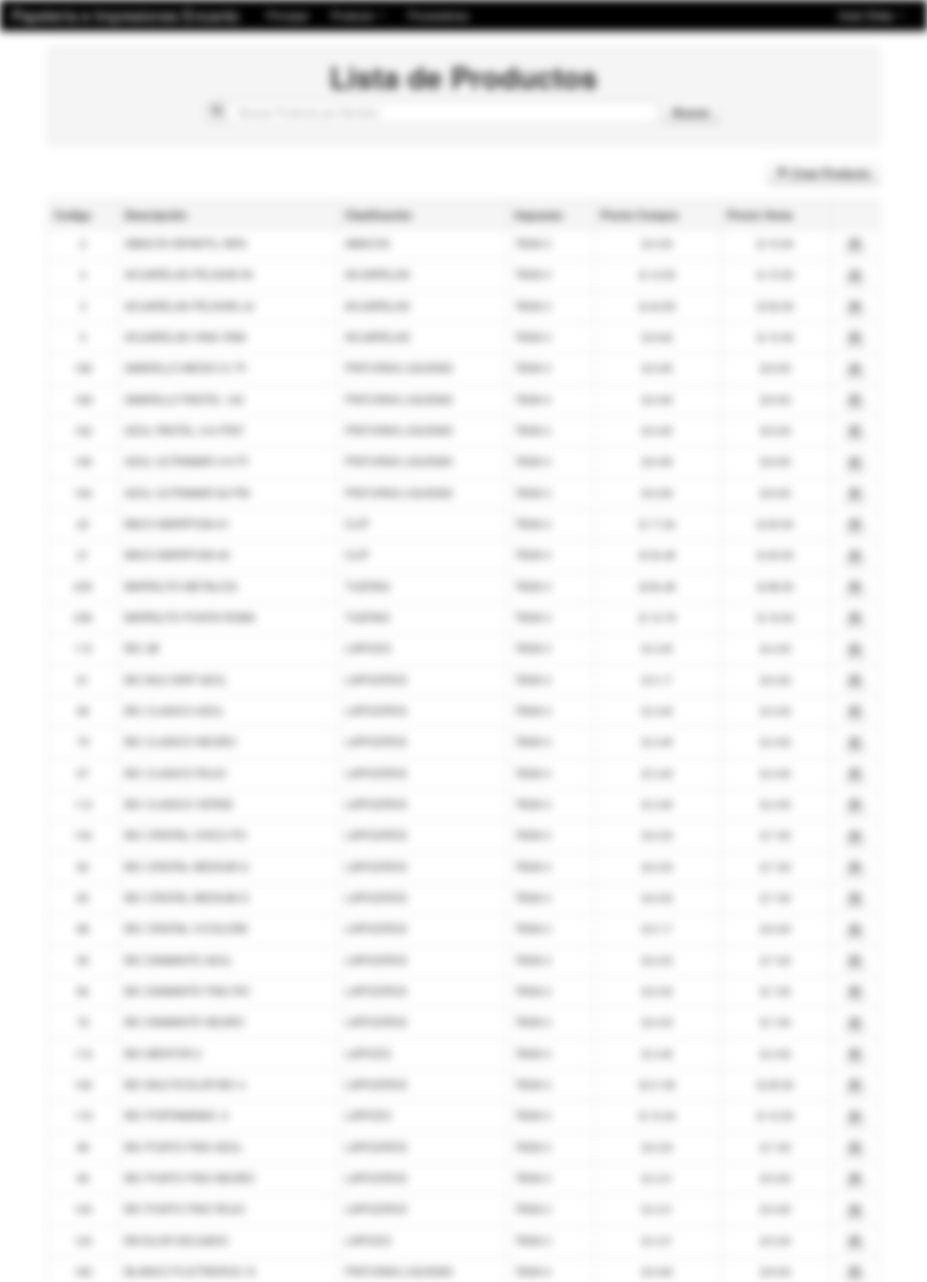
Page /Modulos/Producto/listado_producto.php (signed in, upper part) on the committed database.
### tables this page shows
CREATE TABLE IF NOT EXISTS `articulo` (
`codigo` int(11) NOT NULL,
  `nombre` varchar(20) NOT NULL,
  `departamento_idDepartamento` int(11) NOT NULL,
  `unidad_idUnidad` int(11) NOT NULL,
  `defecto` varchar(20) NOT NULL,
  `iva_ivacompra` int(11) NOT NULL,
  `iva_ivaventa` int(11) NOT NULL,
  `costo_prov` varchar(20) NOT NULL,
  `ocosto_prov` varchar(20) NOT NULL,
  `a_venta` varchar(20) NOT NULL,
  `b_venta` varchar(20) NOT NULL,
  `c_venta` varchar(20) NOT NULL,
  `d_venta` varchar(20) NOT NULL,
  `a_costo` varchar(20) NOT NULL,
  `b_costo` varchar(20) NOT NULL,
  `c_costo` varchar(20) NOT NULL,
  `d_costo` varchar(20) NOT NULL
);

CREATE TABLE IF NOT EXISTS `departamento` (
`idDepartamento` int(11) NOT NULL,
  `nombreDepartamento` varchar(30) NOT NULL,
  `estado` varchar(15) NOT NULL,
  `empresa_idEmpresa1` int(11) NOT NULL
);

CREATE TABLE IF NOT EXISTS `iva` (
`idIva` int(11) NOT NULL,
  `nombreIva` varchar(255) NOT NULL,
  `valor` varchar(255) NOT NULL,
  `estado` varchar(255) NOT NULL
);

### Modulos/funciones.php (called while the page is built, shortened)
<?php
	function encrypt($string, $key) {
		$result = ''; $key=$key.'2013';
	   	for($i=0; $i<strlen($string); $i++) {
			  $char = substr($string, $i, 1);
			  $keychar = substr($key, ($i % strlen($key))-1, 1);
			  $char = chr(ord($char)+ord($keychar));
			  $result.=$char;
	   	}
	   	return base64_encode($result);
	}
	function cadenas(){
		return 'YABCDFGJAH';
	}
?>

### Modulos/Producto/listado_producto.php (the view, shortened to what this page needs)
<?php
	include_once "../funciones.php";
?>
<!DOCTYPE html>
<html lang="es">
  <head>
    <link href="../../css/bootstrap.css" rel="stylesheet">
    <link href="../../css/bootstrap-responsive.css" rel="stylesheet">
  </head>
  <body>
    <?php include_once "../../menu/m_producto.php"; ?>
	<div align="center">
    	<table width="90%">
          <tr>
            <td>
            	<table class="table table-bordered">
                  <tr class="well">
                    <td>
                    	<h1 align="center">Lista de Productos</h1>
                        <center>
                      	<form name="form3" method="post" action="" class="form-search">
                        	<div class="input-prepend input-append">
								<span class="add-on"><i class="icon-search"></i></span>
                        		<input type="text" name="buscar" autocomplete="off" class="input-xxlarge search-query"
                                autofocus placeholder="Buscar Producto por Nombre">
                            </div>
                            <button type="submit" class="btn" name="buton"><strong>Buscar</strong></button>
                    	</form>
                        </center>
                    </td>
                  </tr>
                </table>
                <div align="right">
                	<a class="btn" href="crear_producto.php" title="Ingresar Nuevo Producto"><i class="icon-plus"></i> <strong>Crear Producto</strong></a>
                </div>
                <br>
                <table class="table table-bordered">
                  <tr class="well">
                    <td><strong>Codigo</strong></td>
                    <td><strong>Descripción</strong></td>
                    <td><strong>Clasificación</strong></td>
                    <td><strong>Impuesto </strong></td>
                    <td><strong>Precio Compra</strong></td>
                    <td><strong>Precio Venta </strong></td>
                    <td></td>
                  </tr>
                  <?php
				  	        if(!empty($_POST['buscar'])){
						          $buscar=limpiar($_POST['buscar']);
						            $pame=mysql_query("SELECT * FROM articulo WHERE nombre LIKE '%$buscar%' or codigo='$buscar' ORDER BY nombre");
					          }else{
						          $pame=mysql_query("SELECT * FROM articulo ORDER BY nombre");
          					}
          					while($row1=mysql_fetch_array($pame)){
          						$url=cadenas().encrypt($row1['codigo'],'URLCODIGO');
          				  ?>
                  <tr>
                    <td><center><?php echo $row1['codigo']; ?></center></td>
                    <td><?php echo strtoupper($row1['nombre']); ?></td>
                    <td>
                      <?php
                      $idDepa = $row1['departamento_idDepartamento'];
                        $pa=mysql_query("SELECT * FROM departamento WHERE estado='s' AND idDepartamento = $idDepa");
                          while($row=mysql_fetch_array($pa)){
                          if($row['idDepartamento']==$row1['departamento_idDepartamento']){
                            echo strtoupper($row['nombreDepartamento']);
                          }
                        }
                      ?>
                    </td>
                    <td>
                      <?php
                        $idIva = $row1['iva_ivaventa'];
                        $pa=mysql_query("SELECT * FROM iva WHERE estado='s' AND idIva=$idIva");
                                  while($row=mysql_fetch_array($pa)){
                          if($row['idIva']==$idIva){
                            echo strtoupper($row['nombreIva']);
                          }else{
                            echo strtoupper($row['nombreIva']);
                          }
                        }
                      ?>
                    </td>
                    <td><center><?php echo "$ ".number_format($row1['a_costo'], 2, '.', ''); ?></center></td>
                    <td><center><?php echo "$ ".number_format($row1['a_venta'], 2, '.', ''); ?></center></td>
                    <td>
                    	<center>
                            <a class="btn btn-mini" href="crear_producto.php?codigo=<?php echo $url; ?>" title="Editar">
                                <i class="icon-edit"></i>
                            </a>
                        </center>
                    </td>
                  </tr>
                  <?php } ?>
                </table>
            </td>
          </tr>
        </table>
    </div>
  </body>
</html>

### Modulos/Producto/listado_producto.php (style rules this page uses)
body { padding-top: 60px; padding-bottom: 40px; }

### rows in the picture
articulo: nombre "ABACOS INFANTIL INFA", a_costo "0.00", a_venta "15.00"
departamento: nombreDepartamento "ABACOS"
iva: nombreIva "TASA 0"
articulo: nombre "ACUARELAS PELIKAN IN", a_costo "12.93", a_venta "15.00"
departamento: nombreDepartamento "ACUARELAS"
articulo: nombre "ACUARELAS PELIKAN JU", a_costo "44.83", a_venta "52.00"
articulo: nombre "ACUARELAS VINA VINA", a_costo "8.62", a_venta "10.00"
articulo: codigo "186", nombre "AMARILLO MEDIO 51 PI", a_costo "6.90", a_venta "8.00"
departamento: nombreDepartamento "PINTURAS LIQUIDAS"
articulo: codigo "168", nombre "AMARILLO PASTEL 129", a_costo "6.90", a_venta "8.00"
articulo: codigo "162", nombre "AZUL PASTEL 316 PINT", a_costo "6.90", a_venta "8.00"
articulo: codigo "169", nombre "AZUL ULTRAMAR 315 PI", a_costo "6.90", a_venta "8.00"
articulo: codigo "184", nombre "AZUL ULTRAMAR 66 PIN", a_costo "6.90", a_venta "8.00"
articulo: codigo "22", nombre "BACO MARIPOSA #1", a_costo "17.24", a_venta "20.00"
departamento: nombreDepartamento "CLIP"
articulo: codigo "21", nombre "BACO MARIPOSA #2", a_costo "34.48", a_venta "40.00"
articulo: codigo "239", nombre "BARRILITO METALICA", a_costo "84.48", a_venta "98.00"
departamento: nombreDepartamento "TIJERAS"
articulo: codigo "238", nombre "BARRILITO PUNTA ROMA", a_costo "13.79", a_venta "16.00"
articulo: codigo "115", nombre "BIC 2B", a_costo "3.45", a_venta "4.00"
departamento: nombreDepartamento "LAPICES"
articulo: codigo "81", nombre "BIC BU2 GRIP AZUL", a_costo "5.17", a_venta "6.00"
departamento: nombreDepartamento "LAPICEROS"
articulo: codigo "96", nombre "BIC CLASICO AZUL", a_costo "3.45", a_venta "4.00"
articulo: codigo "79", nombre "BIC CLASICO NEGRO", a_costo "3.45", a_venta "4.00"
articulo: codigo "97", nombre "BIC CLASICO ROJO", a_costo "3.45", a_venta "4.00"
articulo: codigo "112", nombre "BIC CLASICO VERDE", a_costo "3.45", a_venta "4.00"
articulo: codigo "104", nombre "BIC CRISTAL CHICO PO", a_costo "6.03", a_venta "7.00"
articulo: codigo "82", nombre "BIC CRISTAL MEDIUM G", a_costo "6.03", a_venta "7.00"
articulo: codigo "83", nombre "BIC CRISTAL MEDIUM G", a_costo "6.03", a_venta "7.00"
articulo: codigo "88", nombre "BIC CRISTAL V/COLORE", a_costo "5.17", a_venta "6.00"
articulo: codigo "95", nombre "BIC DIAMANTE AZUL", a_costo "6.03", a_venta "7.00"
articulo: codigo "80", nombre "BIC DIAMANTE FINO RO", a_costo "6.03", a_venta "7.00"
articulo: codigo "76", nombre "BIC DIAMANTE NEGRO", a_costo "6.03", a_venta "7.00"
articulo: codigo "116", nombre "BIC MENTOR 2", a_costo "3.45", a_venta "4.00"
articulo: codigo "106", nombre "BIC MULTICOLOR BIC 4", a_costo "21.55", a_venta "25.00"
articulo: codigo "118", nombre "BIC PORTAMINAS .5", a_costo "10.34", a_venta "12.00"
articulo: codigo "98", nombre "BIC PUNTO FINO AZUL", a_costo "6.03", a_venta "7.00"
articulo: codigo "99", nombre "BIC PUNTO FINO NEGRO", a_costo "4.31", a_venta "5.00"
articulo: codigo "100", nombre "BIC PUNTO FINO ROJO", a_costo "4.31", a_venta "5.00"
articulo: codigo "123", nombre "BICOLOR DELGADO", a_costo "4.31", a_venta "5.00"
articulo: codigo "182", nombre "BLANCO P/LETREROS 72", a_costo "6.90", a_venta "8.00"

### other values in the picture
$_SESSION['user_name'] "Elidia"
